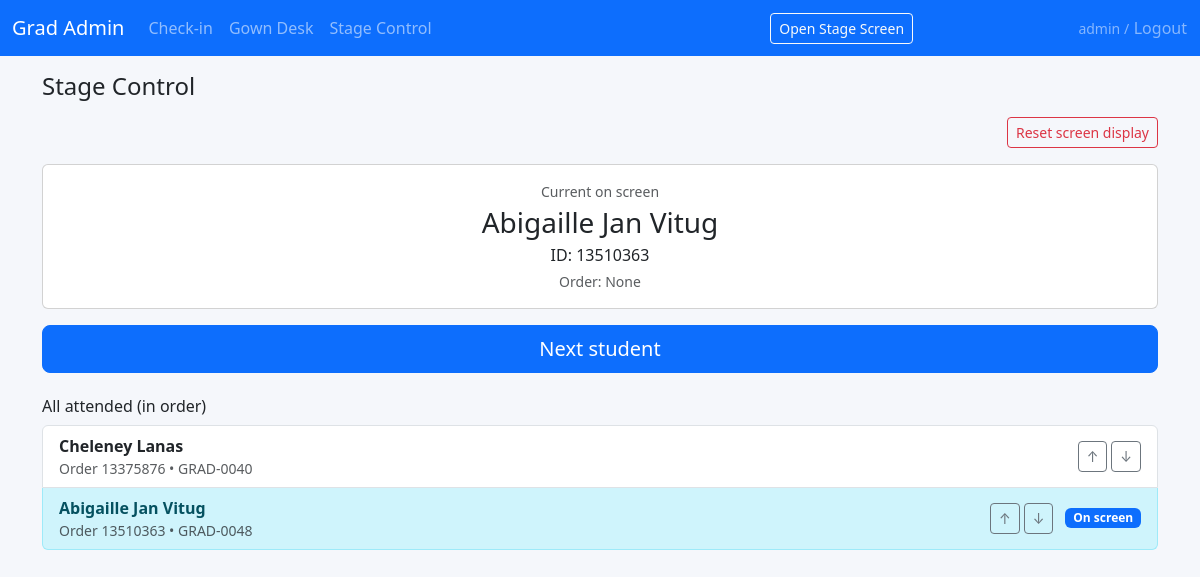
The page /stage/control/ (signed in) on the database as committed earlier.
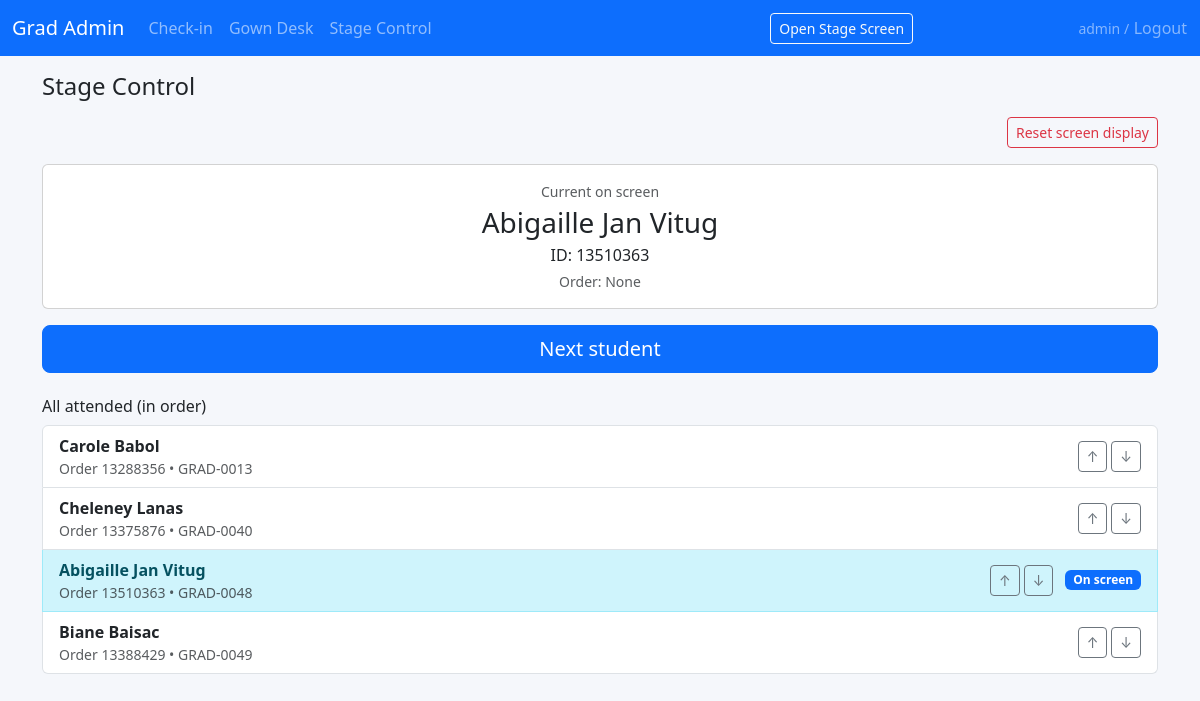
The same page on the database as committed later.
### ceremony/models.py (models this page shows, shortened)
class Graduate(models.Model):
    submission_date = models.DateTimeField(null=True, blank=True)
    name = models.CharField(max_length=255)
    email = models.EmailField()
    student_id = models.CharField(max_length=50)
    payment_status = models.CharField(max_length=50, blank=True)
    gown_option = models.CharField(
        max_length=50,
        blank=True,
        help_text='Hire or Purchase from form',
    )
    additional_guests = models.PositiveIntegerField(default=0)
    total_amount = models.DecimalField(max_digits=10, decimal_places=2, default=0)
    unique_id = models.CharField(max_length=50, unique=True)
    gown_size = models.CharField(max_length=20, blank=True)
    submission_id = models.CharField(max_length=50, blank=True)
    photo = models.ImageField(upload_to='photos/', null=True, blank=True)
    attended = models.BooleanField(default=False)
    check_in_time = models.DateTimeField(null=True, blank=True)
    checked_in_by = models.CharField(max_length=100, blank=True)
    gown_collected = models.BooleanField(default=False)
    gown_returned = models.BooleanField(default=False)
    gown_notes = models.TextField(blank=True)
    seat_row = models.CharField(max_length=10, blank=True)
    seat_number = models.CharField(max_length=10, blank=True)
    presentation_order = models.PositiveIntegerField(
        null=True, blank=True, help_text='Order for stage presentation'
    )
    display_name = models.CharField(
        max_length=255,
        blank=True,
        help_text='Name as shown on the big screen',
    )
    course_name = models.CharField(
        max_length=255,
        blank=True,
        help_text='Optional – course/qualification to display',
    )
    class Meta:
        ordering = ['presentation_order', 'name']

### ceremony/views.py (the view, shortened to what this page needs)
# urls.py: path('stage/control/', views.stage_control, name='stage_control'),
@login_required
def stage_control(request):
    state = StageState.get_solo()
    current = state.current_graduate
    def get_attended_queryset():
        return Graduate.objects.filter(
            attended=True,
            gown_collected=True
        ).order_by('unique_id')
    attended_grads = list(get_attended_queryset())
    attended_grads = get_attended_queryset()
    context = {
        'current': current,
        'attended_grads': attended_grads,
    }
    return render(request, 'ceremony/stage_control.html', context)

### ceremony/models.py (called while the page is built)
    @classmethod
    def get_solo(cls):
        obj, _ = cls.objects.get_or_create(pk=1)
        return obj

### ceremony/templates/ceremony/stage_control.html (shortened to what this page needs)
{% extends "ceremony/base.html" %}
{% block content %}
<h1 class="h4 mb-3">Stage Control</h1>
<form method="post" class="mb-3 d-flex justify-content-end">
  <button type="submit" name="reset" value="1" class="btn btn-outline-danger btn-sm">
    Reset screen display
  </button>
</form>
<div class="card mb-3">
  <div class="card-body text-center">
    <div class="text-muted small mb-1">Current on screen</div>
    {% if current %}
      <div class="h3 mb-1">{{ current.display_name }}</div>
      <div class="mb-1">ID: {{ current.student_id }}</div>
      <div class="small text-muted">Order: {{ current.presentation_order }}</div>
    {% else %}
      <div class="h5 mb-0">No graduate selected yet.</div>
    {% endif %}
  </div>
</div>
<form method="post" class="mb-4">
  <button type="submit" name="next" value="1" class="btn btn-primary w-100 btn-lg">
    Next student
  </button>
</form>
<h2 class="h6">All attended (in order)</h2>
<div class="list-group">
  {% for g in attended_grads %}
    <div class="list-group-item d-flex justify-content-between align-items-center {% if current and current.pk == g.pk %}list-group-item-info{% endif %}">
      <div>
        <div class="fw-semibold">{{ g.display_name }}</div>
        <div class="small text-muted">Order {{ g.student_id }} • {{ g.unique_id }}</div>
      </div>
      <div class="d-flex align-items-center gap-1">
        <form method="post" class="d-inline">
          <button type="submit" name="move_up" value="1" class="btn btn-sm btn-outline-secondary" title="Move up">
            ↑
          </button>
        </form>
        <form method="post" class="d-inline">
          <button type="submit" name="move_down" value="1" class="btn btn-sm btn-outline-secondary" title="Move down">
            ↓
          </button>
        </form>
        {% if current and current.pk == g.pk %}
          <span class="badge bg-primary ms-2">On screen</span>
        {% endif %}
      </div>
    </div>
  {% empty %}
    <div class="list-group-item">No attended students yet.</div>
  {% endfor %}
</div>
{% endblock %}

Rows that differ between the two databases and show on the page:
now on this page (row edited): Graduate: display_name "Carole Babol", student_id "13288356", unique_id "GRAD-0013"
now on this page (row edited): Graduate: display_name "Biane Baisac", student_id "13388429", unique_id "GRAD-0049"
